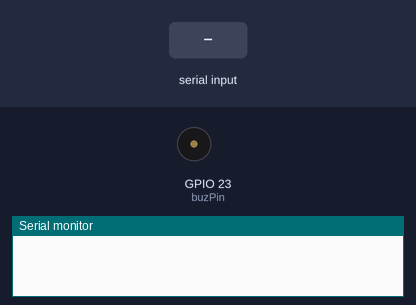
A sketch run on a simulated ESP32. On the bench: buzzer (waves = sounding), the last lines printed to the serial monitor. Inputs (shaded band) come from the test bench.

Above: at 1.2 s.
1.3 s: byte 30 received over Serial
At 1.9 s:
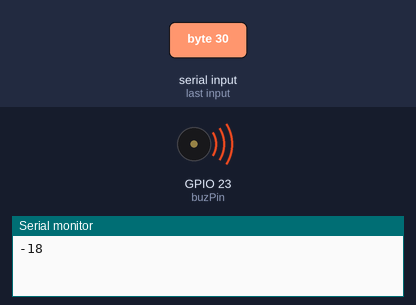
Timing chart, 0 to 4.3 s (numbered marks = the images above; inputs shaded):
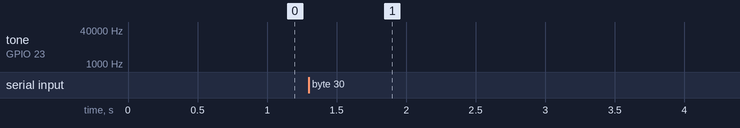

The sketch:

IoT04-4.ino
```cpp
// make tones by using pwm
// choi++20200919
//   freq -> pitch
//   duty -> volume (?)

// setting PWM properties
//const int freq = 5000;
const int ledChannel = 0;
const int resolution = 8;
const int buzPin = 23;
const int duty = 128;

// variables
int sVal;

// notes
//enum Notes {C3=0, CS3, D3, DS3, E3, F3};
int nFrq[] = {/*131, 139, 147, 156, 165, 175*/
              262, 277, 294, 311, 330, 349};

void playNote(int note, int dur) {
    ledcSetup(ledChannel, nFrq[note], resolution);
    ledcWrite(ledChannel, duty);
    Serial.println(note);
    delay(dur);
}

void setup() {
    Serial.begin(115200);
// configure LED PWM functionalitites
//    ledcSetup(ledChannel, freq, resolution);
// attach the channel to the GPIOs
    ledcAttachPin(buzPin, ledChannel);
}

void loop(){
    if (Serial.available() > 0) {
        sVal = Serial.read();
        playNote(sVal-0x30, 250);
    }
}
```

Measured:
- after the input at 1.3 s, tone on GPIO 23 (buzPin): silent → 4212934 Hz at once
